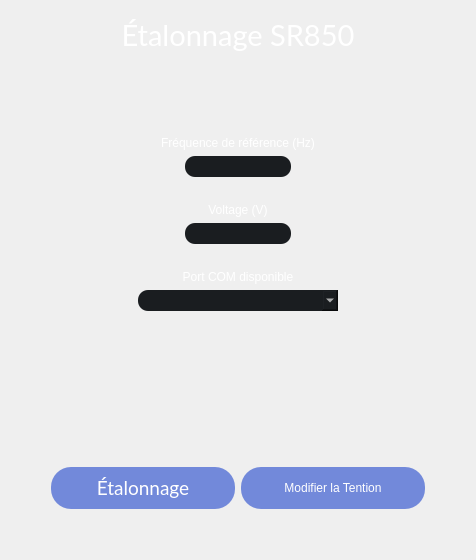
        <widget class="QWidget" name="etalonage">
         <layout class="QGridLayout" name="gridLayout_3">
          <item row="17" column="2">
           <spacer name="horizontalSpacer_3">
            <property name="orientation">
             <enum>Qt::Horizontal</enum>
            </property>
            <property name="sizeHint" stdset="0">
             <size>
              <width>40</width>
              <height>20</height>
             </size>
            </property>
           </spacer>
          </item>
          <item row="9" column="4">
           <widget class="QLabel" name="label_port_com">
            <property name="styleSheet">
             <string notr="true">color: rgb(255, 255, 255);
font: 17pt &quot;Lato&quot;;</string>
            </property>
            <property name="text">
             <string>Port COM disponible</string>
            </property>
            <property name="alignment">
             <set>Qt::AlignCenter</set>
            </property>
           </widget>
          </item>
          <item row="6" column="4">
           <widget class="QLabel" name="label_voltage">
            <property name="styleSheet">
             <string notr="true">color: rgb(255, 255, 255);
font: 17pt &quot;Lato&quot;;</string>
            </property>
            <property name="text">
             <string>Voltage (V)</string>
            </property>
            <property name="alignment">
             <set>Qt::AlignCenter</set>
            </property>
           </widget>
          </item>
          <item row="12" column="4">
           <spacer name="verticalSpacer_3">
            <property name="orientation">
             <enum>Qt::Vertical</enum>
            </property>
            <property name="sizeType">
             <enum>QSizePolicy::MinimumExpanding</enum>
            </property>
            <property name="sizeHint" stdset="0">
             <size>
              <width>20</width>
              <height>150</height>
             </size>
            </property>
           </spacer>
          </item>
          <item row="5" column="4">
           <spacer name="verticalSpacer_7">
            <property name="orientation">
             <enum>Qt::Vertical</enum>
            </property>
            <property name="sizeType">
             <enum>QSizePolicy::Minimum</enum>
            </property>
            <property name="sizeHint" stdset="0">
             <size>
              <width>20</width>
              <height>20</height>
             </size>
            </property>
           </spacer>
          </item>
          <item row="0" column="4">
           <spacer name="verticalSpacer_4">
            <property name="orientation">
             <enum>Qt::Vertical</enum>
            </property>
            <property name="sizeType">
             <enum>QSizePolicy::Minimum</enum>
            </property>
            <property name="sizeHint" stdset="0">
             <size>
              <width>20</width>
              <height>6</height>
             </size>
            </property>
           </spacer>
          </item>
          <item row="17" column="6">
           <spacer name="horizontalSpacer_4">
            <property name="orientation">
             <enum>Qt::Horizontal</enum>
            </property>
            <property name="sizeHint" stdset="0">
             <size>
              <width>40</width>
              <height>20</height>
             </size>
            </property>
           </spacer>
          </item>
          <item row="3" column="4">
           <widget class="QLabel" name="label_frequence_r">
            <property name="styleSheet">
             <string notr="true">color: rgb(255, 255, 255);
font: 17pt &quot;Lato&quot;;</string>
            </property>
            <property name="text">
             <string>Fréquence de référence (Hz)</string>
            </property>
            <property name="alignment">
             <set>Qt::AlignCenter</set>
            </property>
           </widget>
          </item>
          <item row="10" column="4" alignment="Qt::AlignHCenter">
           <widget class="QComboBox" name="comboBox_port">
            <property name="sizePolicy">
             <sizepolicy hsizetype="Fixed" vsizetype="Fixed">
              <horstretch>0</horstretch>
              <verstretch>0</verstretch>
             </sizepolicy>
            </property>
            <property name="minimumSize">
             <size>
              <width>200</width>
              <height>21</height>
             </size>
            </property>
            <property name="styleSheet">
             <string notr="true">	font: 17pt &quot;Lato&quot;;
	color: rgb(255, 255, 255);	
	background-color: #1A1D20;
 	border-radius: 10px;</string>
            </property>
           </widget>
          </item>
          <item row="17" column="4">
           <layout class="QGridLayout" name="boutons">
            <item row="0" column="0">
             <widget class="QPushButton" name="btn_etalonage_2">
              <property name="minimumSize">
               <size>
                <width>184</width>
                <height>42</height>
               </size>
              </property>
              <property name="font">
               <font>
                <family>Lato</family>
                <pointsize>14</pointsize>
                <weight>50</weight>
                <italic>false</italic>
                <bold>false</bold>
               </font>
              </property>
              <property name="cursor">
               <cursorShape>PointingHandCursor</cursorShape>
              </property>
              <property name="styleSheet">
               <string notr="true">border-radius: 20px;
color: rgb(255, 255, 255);
background-color: #7289DA;
font: 14pt &quot;Lato&quot;;</string>
              </property>
              <property name="text">
               <string>Étalonnage</string>
              </property>
             </widget>
            </item>
            <item row="0" column="1">
             <widget class="QPushButton" name="pushButton_edit_tention">
              <property name="sizePolicy">
               <sizepolicy hsizetype="Minimum" vsizetype="Fixed">
                <horstretch>0</horstretch>
                <verstretch>0</verstretch>
               </sizepolicy>
              </property>
              <property name="minimumSize">
               <size>
                <width>184</width>
                <height>42</height>
               </size>
              </property>
              <property name="styleSheet">
               <string notr="true">border-radius: 20px;
color: rgb(255, 255, 255);
background-color: #7289DA;
font: 14pt &quot;Lato&quot;;</string>
              </property>
              <property name="text">
               <string>Modifier la Tention</string>
              </property>
             </widget>
            </item>
           </layout>
          </item>
          <item row="4" column="4" alignment="Qt::AlignHCenter">
           <widget class="QLineEdit" name="lineEdit_frequence_r">
            <property name="sizePolicy">
             <sizepolicy hsizetype="Fixed" vsizetype="Fixed">
              <horstretch>0</horstretch>
              <verstretch>0</verstretch>
             </sizepolicy>
            </property>
            <property name="minimumSize">
             <size>
              <width>99</width>
              <height>21</height>
             </size>
            </property>
            <property name="styleSheet">
             <string notr="true">QLineEdit {
	font: 17pt &quot;Lato&quot;;
	color: rgb(255, 255, 255);	
	background-color: #1A1D20;
 	border-radius: 10px;
}</string>
            </property>
            <property name="maxLength">
             <number>11</number>
            </property>
            <property name="alignment">
             <set>Qt::AlignCenter</set>
            </property>
           </widget>
          </item>
          <item row="1" column="4">
           <widget class="QLabel" name="label_title">
            <property name="font">
             <font>
              <family>Lato</family>
              <pointsize>22</pointsize>
              <kerning>true</kerning>
             </font>
            </property>
            <property name="styleSheet">
             <string notr="true">color: rgb(255, 255, 255);</string>
            </property>
            <property name="text">
             <string>Étalonnage SR850</string>
            </property>
            <property name="alignment">
             <set>Qt::AlignCenter</set>
            </property>
           </widget>
          </item>
          <item row="18" column="4">
           <spacer name="verticalSpacer">
            <property name="orientation">
             <enum>Qt::Vertical</enum>
            </property>
            <property name="sizeType">
             <enum>QSizePolicy::Fixed</enum>
            </property>
            <property name="sizeHint" stdset="0">
             <size>
              <width>20</width>
              <height>40</height>
             </size>
            </property>
           </spacer>
          </item>
          <item row="7" column="4" alignment="Qt::AlignHCenter">
           <widget class="QLineEdit" name="lineEdit_voltage">
            <property name="sizePolicy">
             <sizepolicy hsizetype="Fixed" vsizetype="Fixed">
              <horstretch>0</horstretch>
              <verstretch>0</verstretch>
             </sizepolicy>
            </property>
            <property name="minimumSize">
             <size>
              <width>99</width>
              <height>21</height>
             </size>
            </property>
            <property name="styleSheet">
             <string notr="true">QLineEdit {
	font: 17pt &quot;Lato&quot;;
	color: rgb(255, 255, 255);	
	background-color: #1A1D20;
 	border-radius: 10px;
}</string>
            </property>
            <property name="maxLength">
             <number>10</number>
            </property>
            <property name="alignment">
             <set>Qt::AlignCenter</set>
            </property>
           </widget>
          </item>
          <item row="2" column="4">
           <spacer name="verticalSpacer_5">
            <property name="orientation">
             <enum>Qt::Vertical</enum>
            </property>
            <property name="sizeType">
             <enum>QSizePolicy::MinimumExpanding</enum>
            </property>
            <property name="sizeHint" stdset="0">
             <size>
              <width>20</width>
              <height>77</height>
             </size>
            </property>
           </spacer>
          </item>
          <item row="8" column="4">
           <spacer name="verticalSpacer_6">
            <property name="orientation">
             <enum>Qt::Vertical</enum>
            </property>
            <property name="sizeType">
             <enum>QSizePolicy::Minimum</enum>
            </property>
            <property name="sizeHint" stdset="0">
             <size>
              <width>20</width>
              <height>20</height>
             </size>
            </property>
           </spacer>
          </item>
         </layout>
        </widget>
